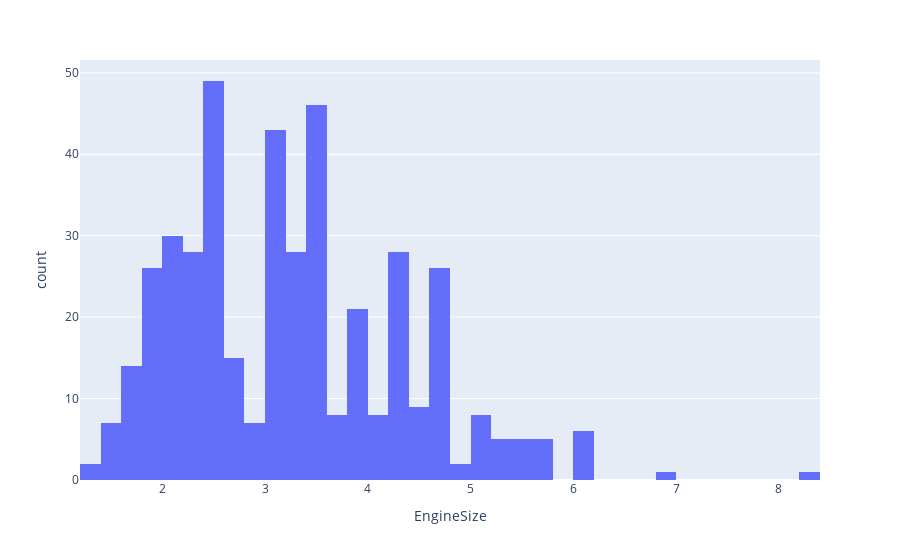

Write notebook code for a chart like this one.
### Markdown cell above
### Para la variable "EngineSize"

### Code cell
fig = px.histogram(df[["EngineSize"]], x="EngineSize", nbins=50)
fig.show()

### Figure 1 — Plotly figure (JSON) as saved in the notebook; plotly's stock layout.template omitted (floating-point values rounded to 4 significant figures; data arrays with more than 128 entries replaced by an {"elided": "..."} marker saying what was removed)
{"data": [{"alignmentgroup": "True", "bingroup": "x", "hovertemplate": "EngineSize=%{x}<br>count=%{y}<extra></extra>", "legendgroup": "", "marker": {"color": "#636efa", "pattern": {"shape": ""}}, "name": "", "nbinsx": 50, "offsetgroup": "", "orientation": "v", "showlegend": false, "type": "histogram", "x": {"elided": "428 float values"}, "xaxis": "x", "yaxis": "y"}], "layout": {"barmode": "relative", "legend": {"tracegroupgap": 0}, "margin": {"t": 60}, "xaxis": {"anchor": "y", "domain": [0, 1], "title": {"text": "EngineSize"}}, "yaxis": {"anchor": "x", "domain": [0, 1], "title": {"text": "count"}}}}
